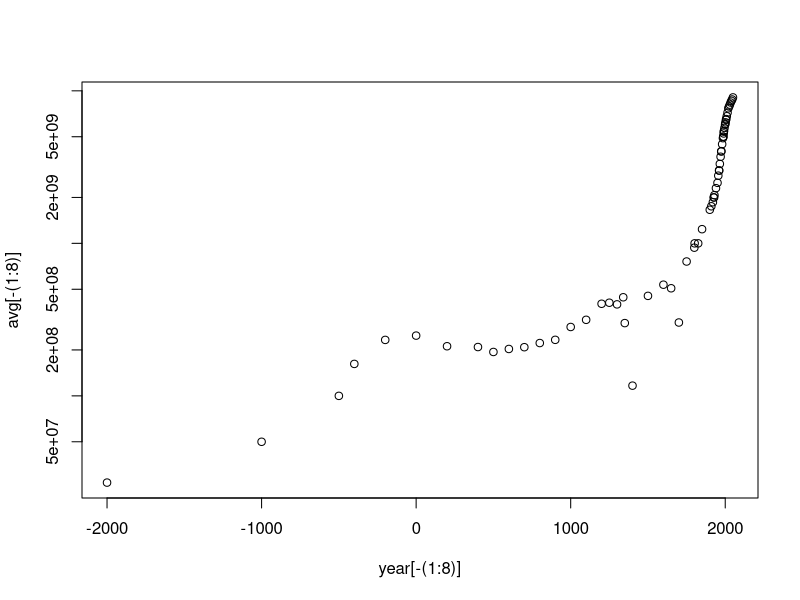
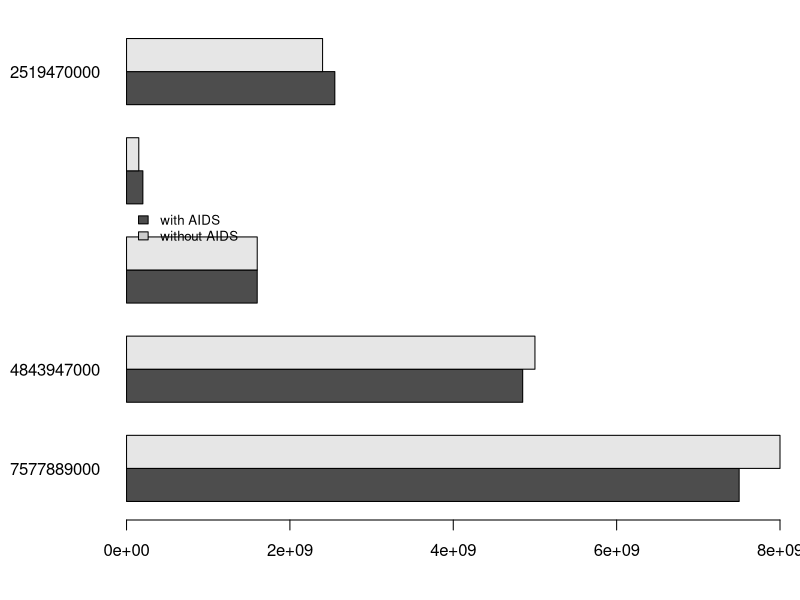

R code for these plots, in order:
## ---- chunk 1
x = read.csv("worldpop.csv")
avg = rowMeans(x[,-1],na.rm=TRUE)
year=as.numeric(rownames(x))
plot(year[-(1:8)],avg[-(1:8)],log="y")
## ---- chunk 2
read.table("AIDSdemog.tab",header=TRUE)
d <- x[,4]-x[,5]
x <- x[order(d),]
n <- 5
par(las=1,mar=c(4,6,1,1),cex=1,lwd=1,mgp=c(2.5,1,0))
barplot(t(as.matrix(x[1:n,4:5])),
        beside=TRUE,
        names.arg=as.character(x[1:n,1]),
        horiz=TRUE,
        xlab=" ")
legend(1.6,10,fill=gray(c(0.3,0.8)),
       c("with AIDS","without AIDS"),
       cex=0.8,bty="n")
